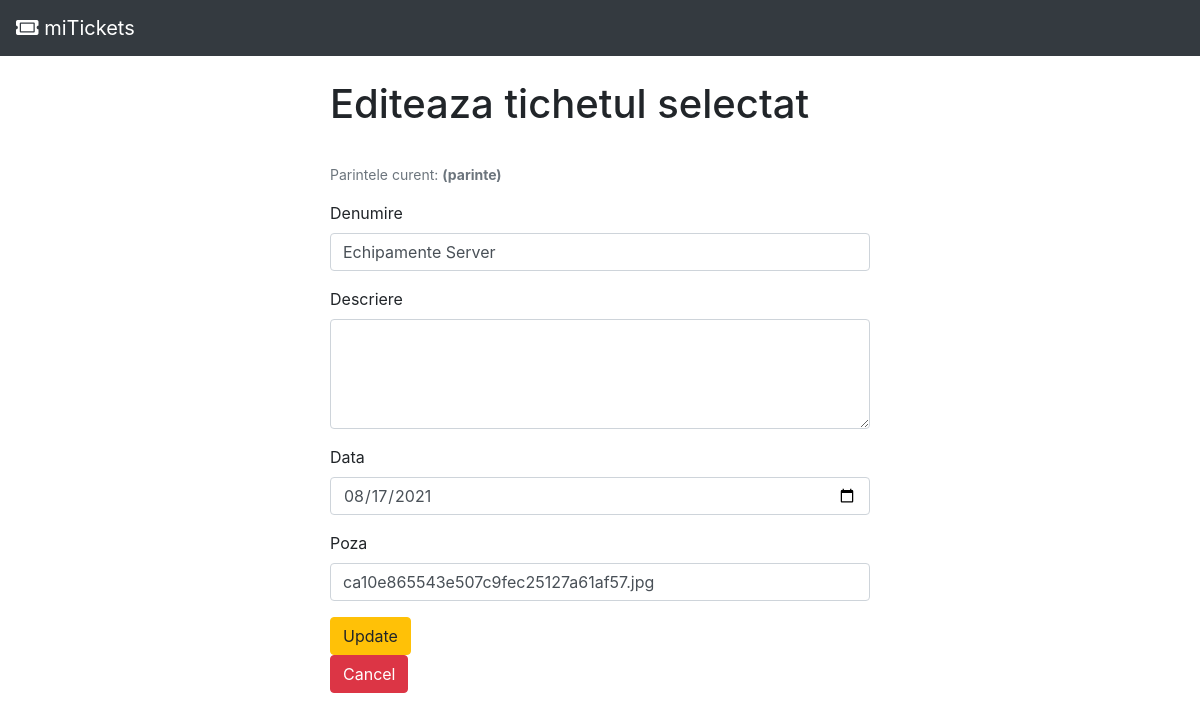
Page /index.php/CrudController/edit/65 on the committed database.
### tables this page shows
CREATE TABLE `tichete` (
  `id` int(11) NOT NULL,
  `denumire` varchar(25) NOT NULL,
  `descriere` tinytext,
  `data` date NOT NULL,
  `poza` varchar(150) DEFAULT NULL,
  `parinte` varchar(50) NOT NULL
);

### application/controllers/CrudController.php (called while the page is built, shortened)
<?php
class CrudController extends CI_Controller {
	public function __construct()
	{
		$this->load->model("CrudModel");
	}
	public function edit($id)
	{
		$data['row'] = $this->CrudModel->getData($id);
		$this->load->view('crudEdit', $data);
	}
}

### index.php (called while the page is built, shortened)
<?php
require_once BASEPATH.'core/CodeIgniter.php';

### application/models/CrudModel.php (called while the page is built, shortened)
<?php
class CrudModel extends CI_Model {
	public function getData($id)
	{
		$query = $this->db->query('SELECT * from tichete WHERE `id`=' .$id);
		return $query->row();
	}
}

### application/views/crudEdit.php (the view, shortened to what this page needs)
<!doctype html>
<html lang="en">
  <head>
  </head>
  <body>
	<div class="container">
		<div class="row justify-content-md-center">
		<div class="col-md-6">
			<br>
				<h1>Editeaza tichetul selectat</h1>
			<br>
				<form method="post" action="<?php echo site_url('CrudController/update'); ?>/<?= $row->id ?>">
					<div class="form-group">
						<small class="form-text text-muted">Parintele curent: <b><?php echo $row->parinte ?></b></small>
					</div>
					<div class="form-group">
						<label>Denumire</label>
						<input type="text" class="form-control" name="denumire" value="<?= $row->denumire ?>">
					</div>
					<div class="form-group">
						<label>Descriere</label>
						<textarea class="form-control" name="descriere" rows="4"><?= $row->descriere ?></textarea>
					</div>
					<div class="form-group">
						<label>Data</label>
						<input type="date" class="form-control" name="data" value="<?= $row->data ?>">
					</div>
					<div class="form-group">
						<label>Poza</label>
						<input type="text" class="form-control" name="poza" value="<?= $row->poza ?>">
					</div>
					<button type="submit" class="btn btn-warning" value="save">Update</button>
				</form>
				<a href="../../../" class=""><button class="btn btn-danger">Cancel</button></a>
			</div>
		</div>
	</div>
  </body>
</html>

### rows in the picture
tichete: parinte "(parinte)", denumire "Echipamente Server", data "08/17/2021", poza "ca10e865543e507c9fec25127a61af57.jpg"
